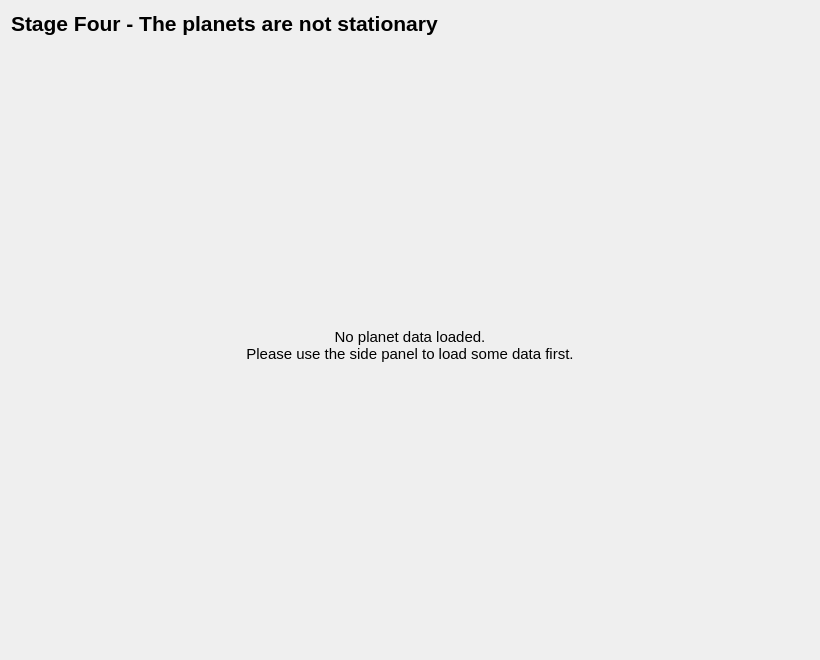
<?xml version="1.0" encoding="UTF-8"?>
<ui version="4.0">
 <class>PlanetRotationSolutionWidget</class>
 <widget class="QWidget" name="PlanetRotationSolutionWidget">
  <property name="geometry">
   <rect>
    <x>0</x>
    <y>0</y>
    <width>820</width>
    <height>660</height>
   </rect>
  </property>
  <property name="windowTitle">
   <string>Form</string>
  </property>
  <layout class="QVBoxLayout" name="verticalLayout">
   <item>
    <widget class="QLabel" name="planetRotationHeader">
     <property name="font">
      <font>
       <pointsize>16</pointsize>
       <bold>true</bold>
      </font>
     </property>
     <property name="text">
      <string>Stage Four - The planets are not stationary</string>
     </property>
    </widget>
   </item>
   <item>
    <widget class="QStackedWidget" name="stackedWidget">
     <widget class="QWidget" name="noPlanetsPage">
      <layout class="QVBoxLayout" name="verticalLayout_2">
       <item>
        <widget class="QLabel" name="noPlanetsLabel">
         <property name="font">
          <font>
           <pointsize>11</pointsize>
          </font>
         </property>
         <property name="text">
          <string>No planet data loaded.
Please use the side panel to load some data first.</string>
         </property>
         <property name="alignment">
          <set>Qt::AlignmentFlag::AlignCenter</set>
         </property>
        </widget>
       </item>
      </layout>
     </widget>
     <widget class="QWidget" name="planetRotationPage">
      <layout class="QVBoxLayout" name="verticalLayout_3">
       <item>
        <widget class="QFrame" name="daysElapsedFrame">
         <property name="styleSheet">
          <string notr="true">#daysElapsedFrame {
    border-top: 2px solid lightgrey;
    border-left: 2px solid lightgrey;
    border-right: 2px solid darkgrey;
    border-bottom: 2px solid darkgrey;
}</string>
         </property>
         <property name="frameShape">
          <enum>QFrame::Shape::StyledPanel</enum>
         </property>
         <property name="frameShadow">
          <enum>QFrame::Shadow::Raised</enum>
         </property>
         <layout class="QHBoxLayout" name="horizontalLayout">
          <item>
           <widget class="QLabel" name="daysElapsedLabel">
            <property name="font">
             <font>
              <pointsize>11</pointsize>
              <bold>true</bold>
             </font>
            </property>
            <property name="text">
             <string>Days elapsed:</string>
            </property>
            <property name="alignment">
             <set>Qt::AlignmentFlag::AlignRight|Qt::AlignmentFlag::AlignTrailing|Qt::AlignmentFlag::AlignVCenter</set>
            </property>
           </widget>
          </item>
          <item>
           <widget class="QSpinBox" name="daysElapsedSpinBox">
            <property name="font">
             <font>
              <pointsize>11</pointsize>
              <bold>true</bold>
             </font>
            </property>
            <property name="maximum">
             <number>365000</number>
            </property>
           </widget>
          </item>
         </layout>
        </widget>
       </item>
       <item>
        <widget class="QTableView" name="planetRotationTable">
         <property name="font">
          <font>
           <pointsize>11</pointsize>
          </font>
         </property>
         <property name="styleSheet">
          <string notr="true">background: white;</string>
         </property>
         <property name="frameShape">
          <enum>QFrame::Shape::Box</enum>
         </property>
         <property name="frameShadow">
          <enum>QFrame::Shadow::Plain</enum>
         </property>
         <property name="editTriggers">
          <set>QAbstractItemView::EditTrigger::NoEditTriggers</set>
         </property>
        </widget>
       </item>
      </layout>
     </widget>
    </widget>
   </item>
  </layout>
 </widget>
 <resources/>
 <connections/>
</ui>
